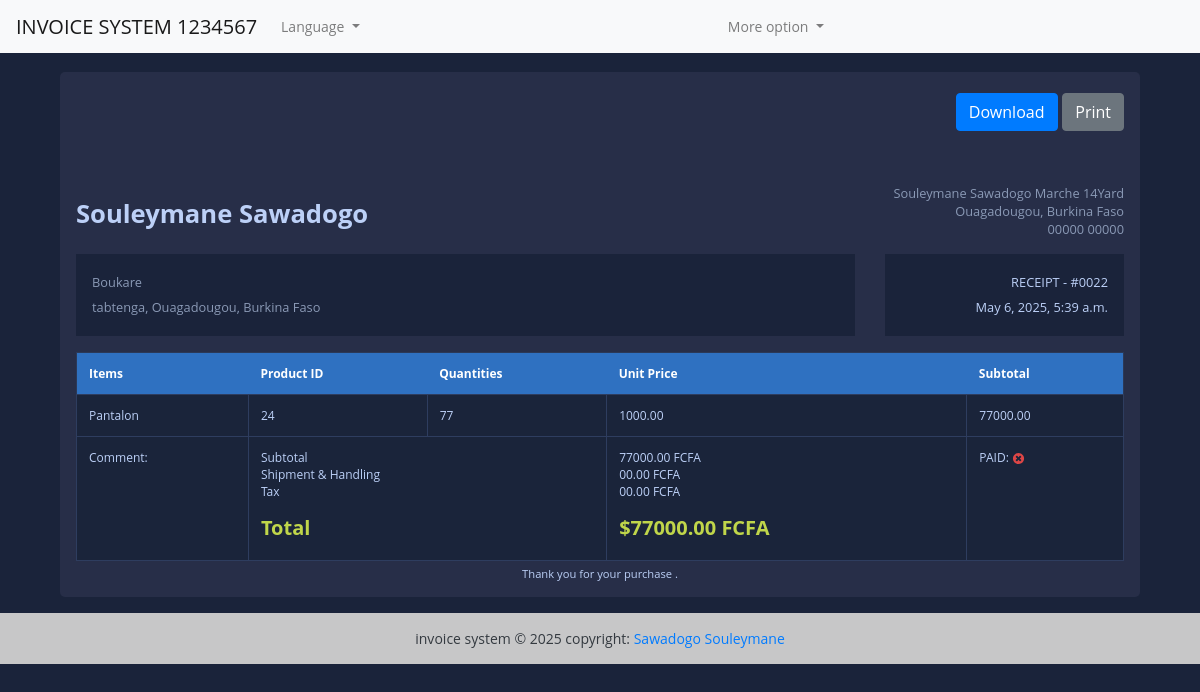
The app's page /en/view-invoice/22 (signed in) with its own data.
### fact_app/models.py (models this page shows, shortened)
class Invoice(models.Model):
    INVOICE_TYPE = (
        ('R', _("RECEIPT")),
        ('P', _("PR0FORMA FACTURE")),
        ('I', _("INVOICE")),
    )
    customer = models.ForeignKey(Customer, on_delete=models.PROTECT)
    save_by = models.ForeignKey(User, on_delete=models.PROTECT)
    invoice_date_time = models.DateTimeField(auto_now=True)
    total = models.DecimalField(max_digits=10000, decimal_places=2)
    last_updated_date = models.DateTimeField(null=True, blank=True)
    paid = models.BooleanField(default=False)
    invoice_type = models.CharField(max_length=1, choices=INVOICE_TYPE)
    comments = models.TextField(null=True, max_length=1000, blank=True)
    class Meta:
        verbose_name = "Invoice"
        verbose_name_plural = "Invoices"
    @property
    def get_total(self):
        articles = self.articles.all()
        total = sum(article.get_total or 0 for article in articles)
        return total

class Customer(models.Model):
    SEX_TYPES = (
        ('M', _("Male")),
        ('F', _("Feminine")),
    )
    name = models.CharField(max_length=132)
    email = models.EmailField()
    phone = models.CharField(max_length=132)
    address = models.CharField(max_length=64)
    sex = models.CharField(max_length=1, choices=SEX_TYPES)
    age = models.CharField(max_length=12 )
    city = models.CharField(max_length=32)
    zip_code = models.CharField(max_length=16)
    created_date = models.DateTimeField(auto_now_add=True)
    save_by = models.ForeignKey(User, on_delete=models.PROTECT )
    class Meta:
        verbose_name = "Customer"
        verbose_name_plural = "Customers"

class Article(models.Model):
    invoice = models.ForeignKey(Invoice, on_delete=models.CASCADE, related_name="articles")  # Ajout de related_name
    name = models.CharField(max_length=32)
    quantity = models.IntegerField()
    unit_price = models.DecimalField(max_digits=1000, decimal_places=2)
    total = models.DecimalField(max_digits=1000, decimal_places=2)
    class Meta:
        verbose_name = 'Article'
        verbose_name_plural = 'Articles'
    @property
    def get_total(self):
        total = self.quantity * self.unit_price
        return total

### fact_app/views.py (the view)
# urls.py: path('view-invoice/<int:pk>', InvoiceVisualizationView.as_view(), name='view-invoice'),
class InvoiceVisualizationView( LoginRequiredSuperuserMixim,View):
    template_name = 'invoice.html'
    def get(self, request, *args, **kwargs):
        try:
            context = get_invoice(kwargs['pk'])
        except Exception as e:
            return HttpResponse(f"An error occurred: {e}", status=400)
        return render(request, self.template_name, context)

### fact_app/context_processors.py (called while the page is built)
def language_context(request):
    return {
        'LANGUAGE_CODE': get_language(),
    }

### fact_app/utils.py (called while the page is built)
def get_invoice(pk):
    try:
        invoice = Invoice.objects.get(pk=pk)
        items = invoice.articles.all()  # Remplacez "articles" par le related_name défini dans le modèle Article
    except Invoice.DoesNotExist:
        return HttpResponse("Invoice not found.", status=404)
    except Exception as e:
        return HttpResponse(f"An error occurred: {e}", status=400)
    context = {
        'obj': invoice,
        'articles': items
    }
    return context # Remplacez 'invoice_template.html' par le nom réel de votre template

### templates/invoice.html (shortened to what this page needs)
{% extends "base.html" %}
{% load static %}
{% block content %}
<div class="container">
    <div class="row gutters">
    	<div class="col-xl-12 col-lg-12 col-md-12 col-sm-12 col-12">
    		<div class="card">
    			<div class="card-body p-0">
    				<div class="invoice-container">
    					<div class="invoice-header">
    						<div class="row gutters">
    							<div class="col-xl-12 col-lg-12 col-md-12 col-sm-12">
    								<div class="custom-actions-btns mb-5">
    									<a href="{% url 'invoice-pdf' pk=obj.pk %}" class="btn btn-primary">
    										 Download
    									</a>
    									<a href="#" class="btn btn-secondary">
    										 Print
    									</a>
    								</div>
    							</div>
    						</div>
    						<div class="row gutters">
    							<div class="col-xl-6 col-lg-6 col-md-6 col-sm-6">
    								<a href="souleymanesawadogo.com" class="invoice-logo">
    									Souleymane Sawadogo
    								</a>
    							</div>
    							<div class="col-lg-6 col-md-6 col-sm-6">
    								<address class="text-right">
    									Souleymane Sawadogo Marche 14Yard<br>
    									Ouagadougou, Burkina Faso<br>
    									00000 00000
    								</address>
    							</div>
    						</div>
    						<div class="row gutters">
    							<div class="col-xl-9 col-lg-9 col-md-12 col-sm-12 col-12">
    								<div class="invoice-details">
    									<address>
    										{{obj.customer.name}}<br>
    										{{obj.customer.address}}, {{obj.customer.city}}, Burkina Faso
    									</address>
    								</div>
    							</div>
    							<div class="col-xl-3 col-lg-3 col-md-12 col-sm-12 col-12">
    								<div class="invoice-details">
    									<div class="invoice-num">
    										<div>{{obj.get_invoice_type_display}} - #00{{obj.id}}</div>
    										<div>{{obj.invoice_date_time}}</div>
    									</div>
    								</div>
    							</div>
    						</div>
    					</div>
    					<div class="invoice-body">
    						<div class="row gutters">
    							<div class="col-lg-12 col-md-12 col-sm-12">
    								<div class="table-responsive">
    									<table class="table custom-table m-0">
    										<thead>
    											<tr>
    												<th>Items</th>
													<th>Product ID</th>
													<th>Quantities</th>
													<th>Unit Price</th>
													<th>Subtotal</th>
    											</tr>
    										</thead>
    										<tbody>
                                              {% for article in articles %}
    											<tr>
                                                    <td>
    													{{ article.name }}
    												</td>
													<td>
    													{{ article.id }}
    												</td>
													<td>
    													{{ article.quantity }}
    												</td>
													<td>
    													{{ article.unit_price }}
    												</td>
													<td>
    													{{ article.get_total }}
    												</td>
    											</tr>
                                               {% endfor %}
    											<tr>
    												<td>Comment: {{obj.comments}}</td>
    												<td colspan="2">
														<p>
															Subtotal<br>
															Shipment &amp; Handling<br>
															Tax<br>
														</p>
    													<h5 class="text-success"><strong>Total</strong></h5>
    												</td>
    												<td>
    													<p>
    														{{obj.get_total}} FCFA<br>
    														00.00 FCFA<br>
    														00.00 FCFA<br>
    													</p>
    													<h5 class="text-success"><strong>${{obj.get_total}} FCFA</strong></h5>
    												</td>
                                                    <td>
                                                            PAID:
                                                        {% if obj.paid  %}
                                                           <img class="icon" src="{% static 'images/icon-yes.svg' %}" alt="True">
                                                        {% else %}
                                                            <img class="icon" src="{% static 'images/icon-no.svg' %}" alt="False">
                                                        {% endif %}
                                                    </td>
    											</tr>
    										</tbody>
    									</table>
    								</div>
    							</div>
    						</div>
    					</div>
    					<div class="invoice-footer">
    						Thank you for your purchase {{ date }} .
    					</div>
    				</div>
    			</div>
    		</div>
    	</div>
    </div>
</div>
{% endblock content %}

### static/style.css (style rules this page uses)
body { margin: 0; padding: 0; font: 400 .875rem 'Open Sans', sans-serif; color: #bcd0f7; background: #1A233A; position: relative; height: 100%; }
.invoice-container { padding: 1rem; }
.invoice-container .invoice-header .invoice-logo { margin: 0.8rem 0 0 0; display: inline-block; font-size: 1.6rem; font-weight: 700; color: #bcd0f7; }
.invoice-container .invoice-header address { font-size: 0.8rem; color: #8a99b5; margin: 0; }
.invoice-container .invoice-details { margin: 1rem 0 0 0; padding: 1rem; line-height: 180%; background: #1a233a; }
.invoice-container .invoice-details .invoice-num { text-align: right; font-size: 0.8rem; }
.invoice-container .invoice-body { padding: 1rem 0 0 0; }
.invoice-container .invoice-footer { text-align: center; font-size: 0.7rem; margin: 5px 0 0 0; }
.card { background: #272E48; -webkit-border-radius: 5px; -moz-border-radius: 5px; border-radius: 5px; border: 0; margin-bottom: 1rem; }
.custom-table { border: 1px solid #2b3958; }
.custom-table thead { background: #2f71c1; }
.custom-table thead th { border: 0; color: #ffffff; }
.custom-table > tbody tr:nth-of-type(even) { background-color: #1a243a; }
.custom-table > tbody td { border: 1px solid #2e3d5f; }
.table { background: #1a243a; color: #bcd0f7; font-size: .75rem; }
.text-success { color: #c0d64a !important; }
.custom-actions-btns { margin: auto; display: flex; justify-content: flex-end; }
.custom-actions-btns .btn { margin: .3rem 0 .3rem .3rem; }

### records on screen
Invoice: customer.name "Boukare", customer.address "tabtenga", customer.city "Ouagadougou", invoice_type "RECEIPT", id "22", invoice_date_time "May 6, 2025, 5:39 a.m.", get_total "77000.00"
Article: name "Pantalon", id "24", quantity "77", unit_price "1000.00", get_total "77000.00"
